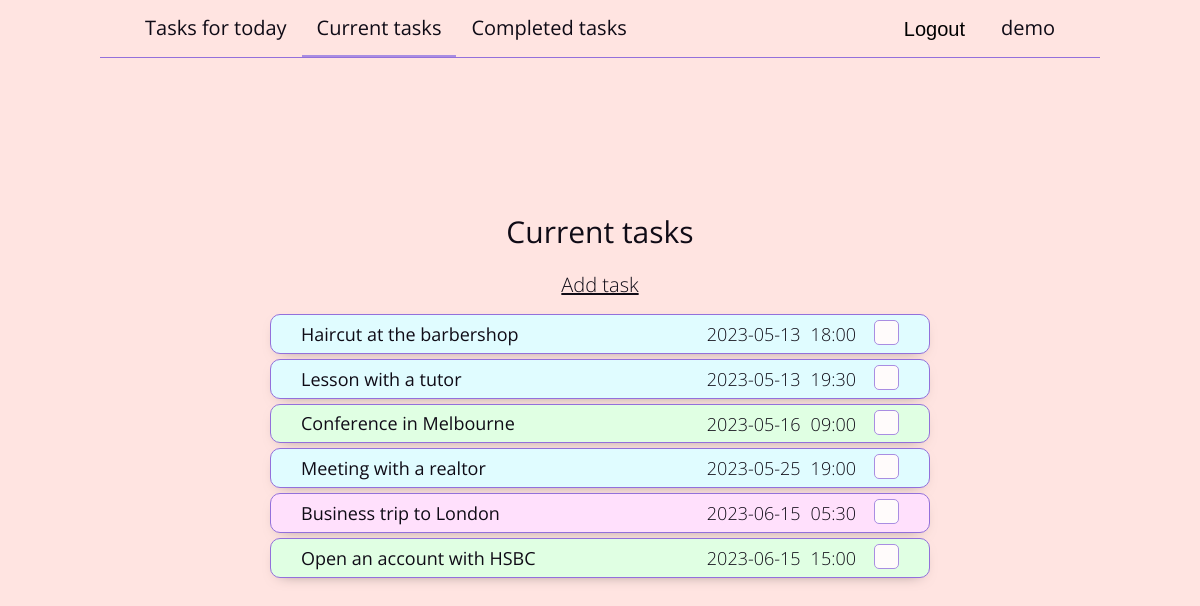
Page /current-tasks/ (signed in) on the committed database.
### tables this page shows
CREATE TABLE users (
    id INTEGER NOT NULL PRIMARY KEY AUTOINCREMENT,
    password VARCHAR(128) NOT NULL,
    username VARCHAR(150) NOT NULL UNIQUE,
    active BOOL NOT NULL DEFAULT True
);

CREATE TABLE tasks (
    id INTEGER NOT NULL PRIMARY KEY AUTOINCREMENT,
    user_id INTEGER NOT NULL,
    title VARCHAR(50) NOT NULL,
    description TEXT NOT NULL DEFAULT "",
    date_of_completion DATA,
    time_of_completion TIME,
    priority INTEGER NOT NULL DEFAULT 1,
    execution_status BOOL NOT NULL DEFAULT False,
    FOREIGN KEY (user_id) REFERENCES users(id)
        ON DELETE CASCADE
        ON UPDATE CASCADE
);

### to_do.py (the view, shortened to what this page needs)
@app.route("/current-tasks/", methods=["GET", "POST"])
@login_required
def current_tasks_to_do():
    page_name = "current-tasks"
    main_title = "Current tasks"
    user_id = current_user.get_id()
    tasks = g.connection_to_db.get_tasks_for_user(
        user_id,
        filters=f"execution_status = False",
        order_by=f"date_of_completion, time_of_completion, priority DESC, title"
    )
    return render_template("to_do/tasks_to_do.html",
        page_title=page_title,
        page_name=page_name,
        main_title=main_title,
        tasks=tasks
    )

### superstructures.py (called while the page is built)
    def get_first_record(self, table, **kwargs):
        list_of_values_for_columns = [f'{column} = {repr(value)}' for column, value in kwargs.items()]
        values_for_where = " AND ".join(list_of_values_for_columns)
        select_query = f"SELECT * FROM {table} " \
        f"{'WHERE ' if values_for_where else ''}{values_for_where} " \
        f"LIMIT 1;"
        searched_record = self._cursor.execute(select_query).fetchone()
        return searched_record

    def get_tasks_for_user(self, user_id, filters=None, order_by=None):
        select_query = f"SELECT * FROM tasks " \
        f"WHERE user_id = {user_id}{f' AND {filters}' if filters is not None else ''}" \
        f"{f' ORDER BY {order_by}' if order_by is not None else ''};"
        tasks_for_user = self._cursor.execute(select_query).fetchall()
        return tasks_for_user

    def close(self):
        self._connection.close()

    def get_id(self):
        return str(self._user["id"])

    @property
    def username(self):
        return str(self._user["username"])

### to_do.py (called while the page is built)
def db_connection():
    connection = sqlite3.connect(app.config["DATABASE"])
    connection.row_factory = sqlite3.Row                           # Converting records from tables to a dictionary type
    return connection

@app.before_request
def connection_to_db_via_g():  # Implementing a single database connection across the entire query
    if not hasattr(g, "connection_to_db"):
        g.connection_to_db = ConnectionToDB(db_connection())

@login_manager.user_loader
def user_loading(user_id):
    connection_to_db_via_g()
    return UserLogin(user_id, g.connection_to_db)

@app.teardown_appcontext                         # Decorator responsible for processes executed after request processing
def close_db_connection(response):
    if hasattr(g, "connection_to_db"):
        g.connection_to_db.close()                          # Closing the database connection after processing a request
    return response

### templates/to_do/tasks_to_do.html (shortened to what this page needs)
{% extends "index.html" %}
{% block application %}
<article class="to_do tasks">
    <h1>{{ main_title }}</h1>
    {% if main_title != "Completed tasks" %}
    <a href="{{ url_for('create_task_to_do', calling_page=page_name) }}">Add task</a>
    {% endif %}
    <ul>
        {% for task in tasks %}
        <li class="priority_{{ task.priority }} status_{{ task.execution_status }}">
            <a href="{{ url_for('change_task_to_do', calling_page=page_name, task_id=task.id) }}">
                <h2 title="{{ task.description }}">{{ task.title }}</h2>
                <ul>
                    <li>{{ task.date_of_completion }}</li>
                    <li>{{ task.time_of_completion }}</li>
                </ul>
            </a>
            <form method="post">
                {% if task.execution_status %}
                <button type="submit" name="execution_status" value="0">✓</button>
                {% else %}
                <button type="submit" name="execution_status" value="1"></button>
                {% endif %}
            </form>
        </li>
        {% endfor %}
    </ul>
</article>
{% endblock %}

### templates/to_do/to_do_header.html (shortened to what this page needs)
<header class="to_do">
    <nav>
        <ul>
            {% if current_user.is_authenticated %}
            <li>
                <ul class="first_elements">
                    <li {% if main_title == "Tasks for today" %} class="checked" {% endif %}>
                        <a href="{{ url_for('tasks_for_today_to_do') }}">Tasks for today</a>
                    </li>
                    <li {% if main_title == "Current tasks" %} class="checked" {% endif %}>
                        <a href="{{ url_for('current_tasks_to_do') }}">Current tasks</a>
                    </li>
                    <li {% if main_title == "Completed tasks" %} class="checked" {% endif %}>
                        <a href="{{ url_for('completed_tasks_to_do') }}">Completed tasks</a>
                    </li>
                </ul>
            </li>
            <li>
                <ul class="last_elements">
                    <li>
                        <form action="{{ url_for('logout_to_do') }}" method="post">
                            <button type="submit">Logout</button>
                        </form>
                    </li>
                    <li class="username">{{ current_user.username }}</li>
                </ul>
            </li>
            {% endif %}
        </ul>
    </nav>
</header>

### static/css/styles.css (style rules this page uses)
html { font-family: "Open Sans", "PT Sans", sans-serif; font-size: 18px; font-weight: 300; text-align: center; }
body { color: #0f0b16; height: 100vh; line-height: 1.333; }
a { color: #0f0b16; }
h1, h2, h3 { line-height: 1; }

### static/to_do/css/to_do_styles.css (style rules this page uses)
body { background-color: mistyrose; }
header.to_do > nav > ul { align-items: center; border-bottom: 1px solid mediumpurple; box-sizing: border-box; display: flex; flex-flow: row wrap; justify-content: space-between; margin: 15px auto 35px; max-width: 1000px; padding: 0px 30px; }
header.to_do > nav > ul > li > ul.first_elements { align-items: center; display: flex; flex-flow: row wrap; justify-content: start; }
header.to_do > nav > ul > li > ul.last_elements { align-items: center; display: flex; flex-flow: row wrap; justify-content: end; }
header.to_do > nav > ul > li > ul > li { padding-bottom: 15px; }
header.to_do > nav > ul > li > ul.first_elements > li.checked { border-bottom: 2px solid #a98de2; padding-bottom: 13px; }
header.to_do > nav > ul > li > ul > li.username, header.to_do > nav > ul > li > ul a, header.to_do > nav > ul > li > ul button { background: none; border: none; cursor: pointer; font-size: 20px; font-weight: 400; margin: 0px 15px; text-decoration: none; }
header.to_do > nav > ul > li > ul > li.username { cursor: auto; }
header.to_do > nav > ul > li > ul button { position: relative; top: 1px; }
article.to_do { margin-bottom: 95px; }
article.to_do > h1 { font-size: 30px; font-weight: 400; margin-bottom: 25px; }
article.to_do.tasks > a { font-size: 20px; }
article.to_do.tasks > ul { margin-top: 15px; }
article.to_do.tasks > ul > li { align-items: center; border: 1.5px solid mediumpurple; border-radius: 10px; box-shadow: 0px 5px 15px -10px #736765; box-sizing: border-box; display: flex; flex-flow: row wrap; justify-content: space-between; margin-bottom: 5px; min-width: calc(30vw + 300px); padding: 5px 30px; }
article.to_do.tasks > ul > li:last-child { margin-bottom: 0px; }
article.to_do.tasks > ul > li.priority_1.status_0 { background-color: #e0fcff; }
article.to_do.tasks > ul > li.priority_2.status_0 { background-color: #e0ffe3; }
article.to_do.tasks > ul > li.priority_3.status_0 { background-color: #ffe0fc; }
article.to_do.tasks > ul > li > a { align-items: center; display: flex; flex-flow: row wrap; justify-content: space-between; min-width: calc(30vw + 200px); text-decoration: none; }
article.to_do.tasks > ul > li > a > h2 { font-weight: 400; }
article.to_do.tasks > ul > li > a > ul { align-items: center; display: flex; flex-flow: row wrap; justify-content: center; }
article.to_do.tasks > ul > li > a > ul > li { margin: 0px 5px; }
article.to_do.tasks > ul > li > form > button { background-color: #fffbfb; border: 1.5px solid #a98de2; border-radius: 5px; cursor: pointer; height: 25px; text-decoration: none; width: 25px; }

### rows in the picture
users: username "demo"
tasks: title "Haircut at the barbershop", date_of_completion "2023-05-13", time_of_completion "18:00", execution_status False (drawn)
tasks: title "Lesson with a tutor", date_of_completion "2023-05-13", time_of_completion "19:30", execution_status False (drawn)
tasks: title "Conference in Melbourne", date_of_completion "2023-05-16", time_of_completion "09:00", execution_status False (drawn)
tasks: title "Meeting with a realtor", date_of_completion "2023-05-25", time_of_completion "19:00", execution_status False (drawn)
tasks: title "Business trip to London", date_of_completion "2023-06-15", time_of_completion "05:30", execution_status False (drawn)
tasks: title "Open an account with HSBC", date_of_completion "2023-06-15", time_of_completion "15:00", execution_status False (drawn)

### other values in the picture
{{ main_title }} "Current tasks"
